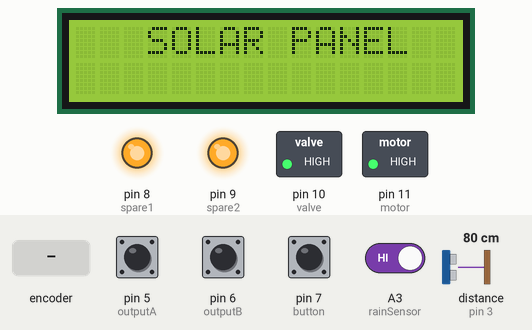
Bench run of a sketch on a simulated Arduino Uno, built with avr-gcc and run on an emulated ATmega328P. Parts: 16×2 character LCD, switched loads named in the sketch (green lamp = pin HIGH), output pins drawn as LEDs (lit = HIGH). Inputs (shaded band) come from the test bench; at power-on: A3 (rainSensor), pin 5 (outputA), pin 6 (outputB), pin 7 (button) HIGH, distance to the obstacle (sensor on pin 3) 80 cm. The echo pulse lasts 58.3 µs per cm; EEPROM starts erased; pins used as bus, display or sensor lines are not drawn; what the sketch prints to the serial monitor is not drawn.

Above: at 1.2 s.
1.3 s: rotary encoder on pin 5 (outputA) / pin 6 (outputB) turned 3 steps (first pin leading)
At 2.4 s:
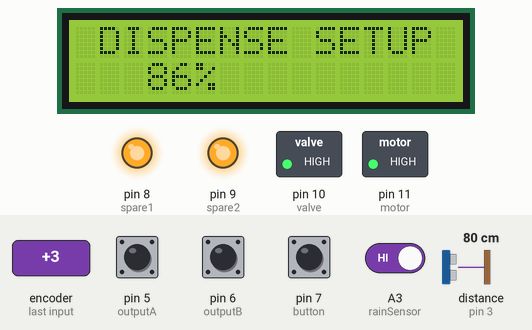
3.4 s: A3 (rainSensor) driven LOW
6.4 s: rotary encoder on pin 5 (outputA) / pin 6 (outputB) turned 1 step (first pin leading)
At 6.41 s:
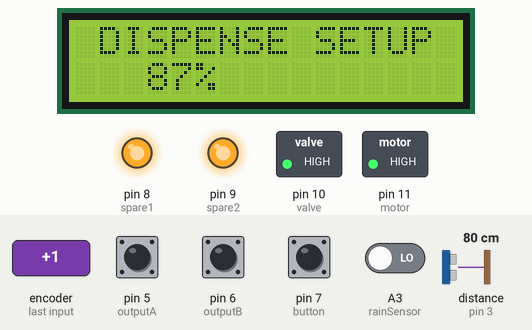
9.6 s: distance to the obstacle (sensor on pin 3) set to 36 cm
At 12.0 s:
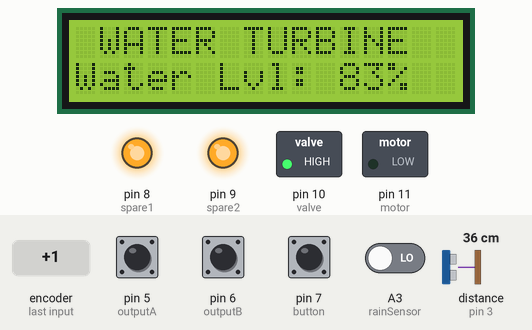
12.6 s: distance to the obstacle (sensor on pin 3) set to 30 cm
At 13.7 s:
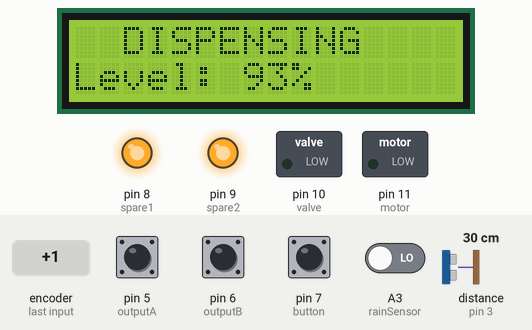
14.3 s: distance to the obstacle (sensor on pin 3) set to 120 cm
At 15.3 s:
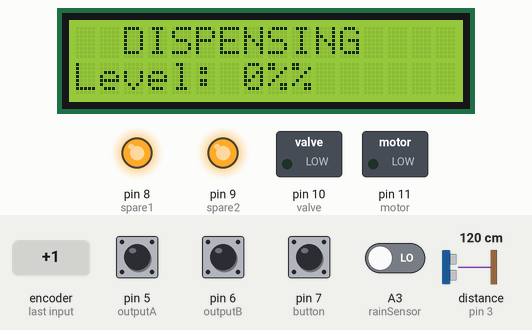
Timing chart, 0 to 45.9 s (numbered marks = the images above; inputs shaded):
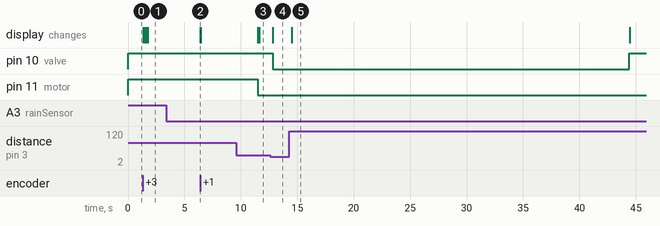

Measured:
- the behaviour switches between 34 and 33 cm on distance to the obstacle (sensor on pin 3) (found by bisection; images 3 and 4)
- after the input at 1.3 s, the display: first changes at once (image 1 shows a later state)
- after the input at 3.4 s, every drawn part: stays the same
- after the input at 6.4 s, pin 11 (motor): stays HIGH (without the input it goes to LOW after 0.41 s)
- after the input at 12.6 s, pin 10 (valve): HIGH → LOW after 0.23 s; the display: first changes after 0.21 s (image 4 shows a later state)
- after the input at 14.3 s, pin 10 (valve): LOW → HIGH after 30.1 s; the display: changes after 0.21 s (image 5)

The sketch:

hydro_solar.ino
```cpp
#include <Chrono.h>
#include <Streaming.h>
#include <Wire.h>
#include <LiquidCrystal_I2C.h>
#include <EEPROM.h>
#include <avr/wdt.h>


#define outputA 5
#define outputB 6
#define button 7

#define motor 11
#define valve 10
#define spare1 8
#define spare2 9
#define rainSensor A3
#define trigPin 4
#define echoPin 3


int aState;
int aLastState;

int mode = 0;
int prevMode = 0;
int tankFull = 80;
int distance;

LiquidCrystal_I2C lcd(0x27, 16, 2);

Chrono myChrono;
Chrono ultrasonicChrono;
Chrono displayChrono;

int counter = 0;


void setup() {
  pinMode(outputA, INPUT);
  pinMode(outputB, INPUT);
  pinMode(rainSensor, INPUT);
  pinMode(button, INPUT_PULLUP);
  pinMode(trigPin, OUTPUT);
  pinMode(echoPin, INPUT);

  pinMode(motor, OUTPUT), digitalWrite(motor, HIGH);
  pinMode(valve, OUTPUT), digitalWrite(valve, HIGH);
  pinMode(spare1, OUTPUT), digitalWrite(spare1, HIGH);
  pinMode(spare2, OUTPUT), digitalWrite(spare2, HIGH);

  lcd.init();
  lcd.backlight();

  // lcd.setCursor(0, 0), lcd << F("    SOLAR AND   ");
  // lcd.setCursor(0, 1), lcd << F("  WATER TURBINE ");
  // delay(2000);
  // lcd.clear();
  Serial.begin(9600);
  Serial.setTimeout(100);
  Serial << "BEGIN!" << endl;

  aLastState = digitalRead(outputA);

  int tankSave = EEPROM.read(0);
  if (tankSave >= 10 && tankSave <= 100) {
    tankFull = tankSave;
  }

  int modeSave = EEPROM.read(10);
  if (modeSave >= 0 && modeSave <= 2) {
    mode = modeSave;
    prevMode = mode;
  }
  wdt_enable(WDTO_2S);
}

bool onButtonPressed() {
  return !digitalRead(button);
}

void loop() {
  // testingProccess();
  normalProccess();
  wdt_reset();
  // distanceReading();
}

void normalProccess() {
  aState = digitalRead(outputA);

  if (aState != aLastState) {
    if (digitalRead(outputB) != aState) {
      tankFull++;
    } else {
      tankFull--;
    }
    displayChrono.restart();
    if (mode != 3) {

      mode = 3;
      lcd.clear();
       lcd.setCursor(0, 0), lcd << F(" DISPENSE SETUP ");
    }
    tankFull = constrain(tankFull, 10, 100);
    lcd.setCursor(0, 1), lcd << F("   ") << tankFull << F("% ");
    aLastState = aState;
  }


  switch (mode) {
    case 0:
      lcd.setCursor(0, 0), lcd << F("   SOLAR PANEL  ");
      lcd.setCursor(0, 1), lcd << F("                ");
      onSolar();
      if (!rainDetect()) {
        myChrono.restart();
      }
      if (myChrono.hasPassed(5000)) {
        lcd.clear();
        mode = 1;
        prevMode = mode;
        EEPROM.write(10, mode);
      }
      break;
    case 1:
      lcd.setCursor(0, 0), lcd << F(" WATER TURBINE  ");
      lcd.setCursor(0, 1), lcd << F("Water Lvl: ") << distance << F("%");
      onHydro();

      if (rainDetect()) {
        myChrono.restart();
      }
      if (myChrono.hasPassed(20000)) {
        lcd.clear();
        mode = 0;
        prevMode = mode;
        EEPROM.write(10, mode);
      }
      if (isTankFull()) {
        myChrono.restart();
        lcd.clear();
        mode = 2;
        prevMode = mode;
        EEPROM.write(10, mode);
      }
      break;

    case 2:
      lcd.setCursor(0, 0), lcd << F("  DISPENSING    ");
      lcd.setCursor(0, 1), lcd << F("Level: ") << distance << F("%");
      valveOpen();
      if (isTankEmpty() || myChrono.hasPassed(600000)) {
        valveClose();
        mode = 1;
        prevMode = mode;
        EEPROM.write(10, mode);
      }
      break;

    case 3:

      if (displayChrono.hasPassed(5000) || onButtonPressed()) {
        mode = prevMode;
        EEPROM.write(0, tankFull);
      }
      break;
  }
}

void testingProccess() {
  if (Serial.available()) {
    String reading = Serial.readString();
    Serial << reading << endl;
    reading.trim();
    if (reading == "1") {
      Serial << "On Solar" << endl;
      onSolar();
    } else if (reading == "2") {
      Serial << "On Hydro" << endl;
      onHydro();
    } else if (reading == "3") {
      Serial << "Valve Open" << endl;
      valveOpen();
    } else if (reading == "4") {
      Serial << "Valve Close" << endl;
      valveClose();
    }
  }
}

bool rainDetect() {
  return !digitalRead(rainSensor);
}
int distanceReading() {
  digitalWrite(trigPin, LOW);
  delayMicroseconds(2);
  digitalWrite(trigPin, HIGH);
  delayMicroseconds(10);
  digitalWrite(trigPin, LOW);
  int duration = pulseIn(echoPin, HIGH);
  delay(100);
  distance = map(duration, 5300, 1200, -10, 110);
  distance = constrain(distance, 0, 100);
  // Serial.println(distance);


  return distance;
}
bool isTankFull() {
  return distanceReading() >= tankFull;
}

bool isTankEmpty() {
  if (distanceReading() == 0) {
    if (ultrasonicChrono.hasPassed(30000)) {
      return true;
    }
  } else {
    ultrasonicChrono.restart();
  }
  return false;
}

void onSolar() {
  digitalWrite(motor, HIGH);
}

void onHydro() {
  digitalWrite(motor, LOW);
}

void valveOpen() {
  digitalWrite(valve, LOW);
}

void valveClose() {
  digitalWrite(valve, HIGH);
}
```
